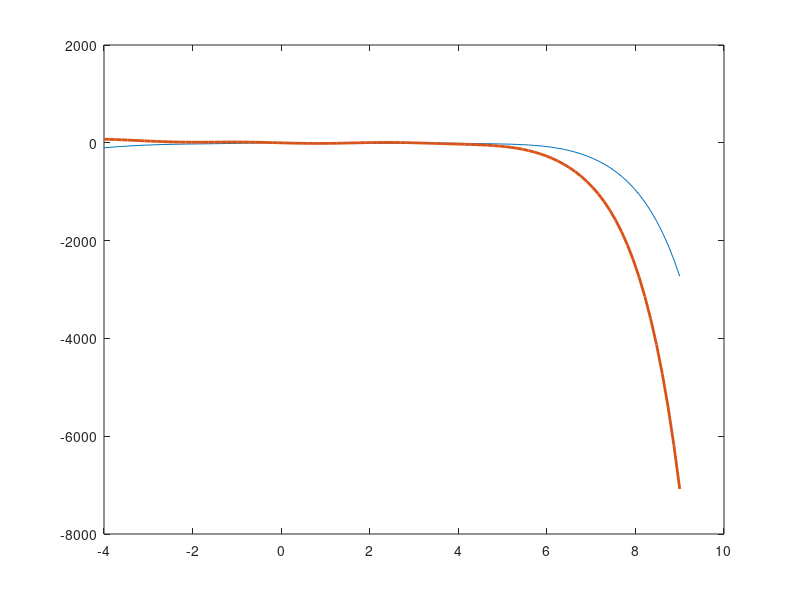

The MATLAB script that drew this image: (Note: this script raises an error after producing the figure.)
% Построить график функции и ее производной
% f(x) = x^3 - 2 * x^2 - 10 * sin(x)^2 - exp(0.9 *x);
% для –4 ≤ x ≤ 4 в одном окне
% График функции изобразить сплошной линией, а
% производной – пунктирной линией. Добавить легенду и метки осей.


x = linspace(-4, 9);
fx = x.^3 - 2 * x.^2 - 10 * sin(x).^2 - exp(0.9 * x);
f_der = 3 * x.^2 - 4 * x - 20 * sin(x) .* cos(x) - 0.9 * exp(x);
graph = plot(x, fx, x, f_der, 'LineWidth', 2);
graph(1).Color = 'r';
graph(2).Color = 'g';
legend('function', "derivative");
xlabel('x');
ylabel('y');
